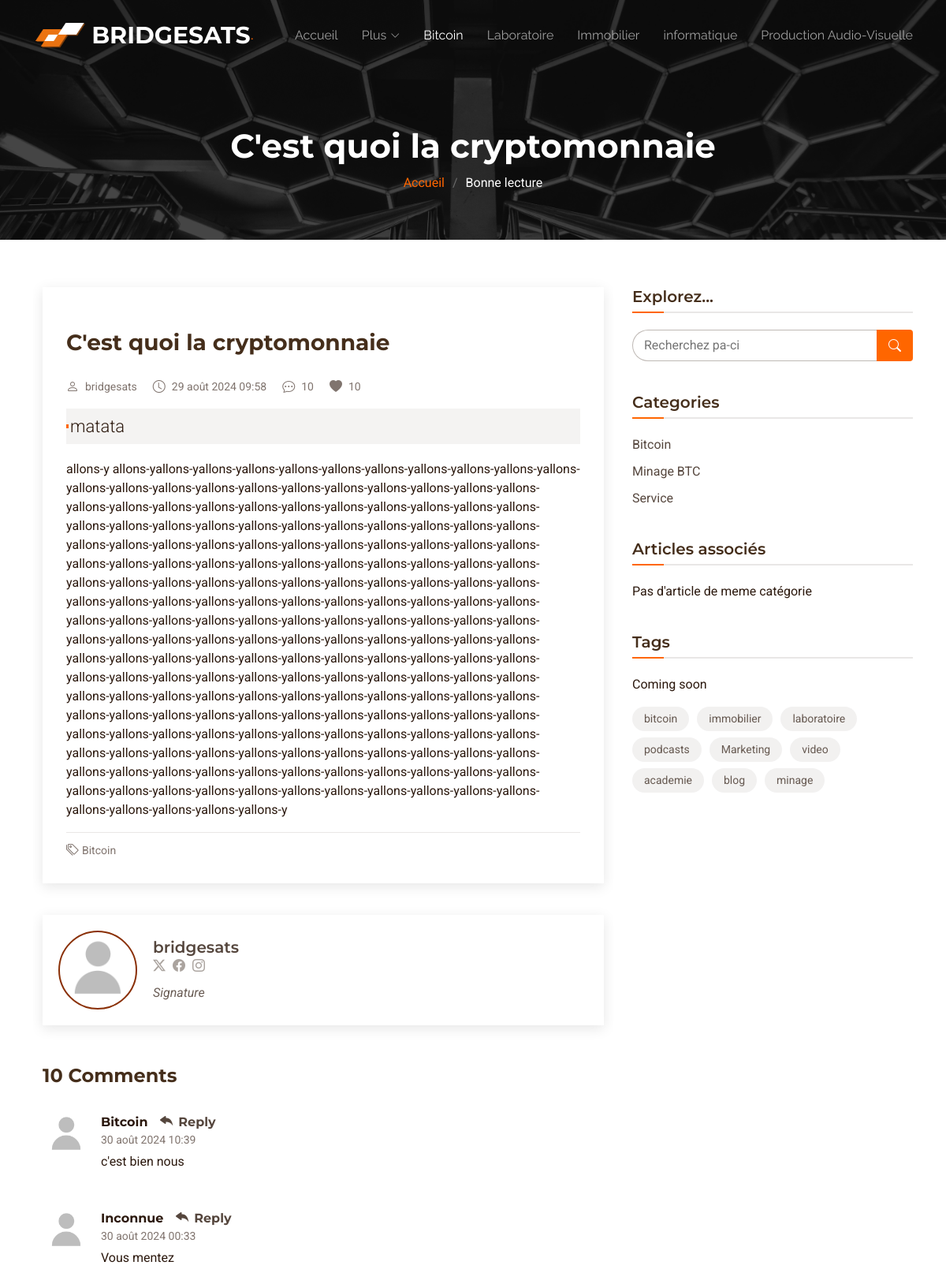
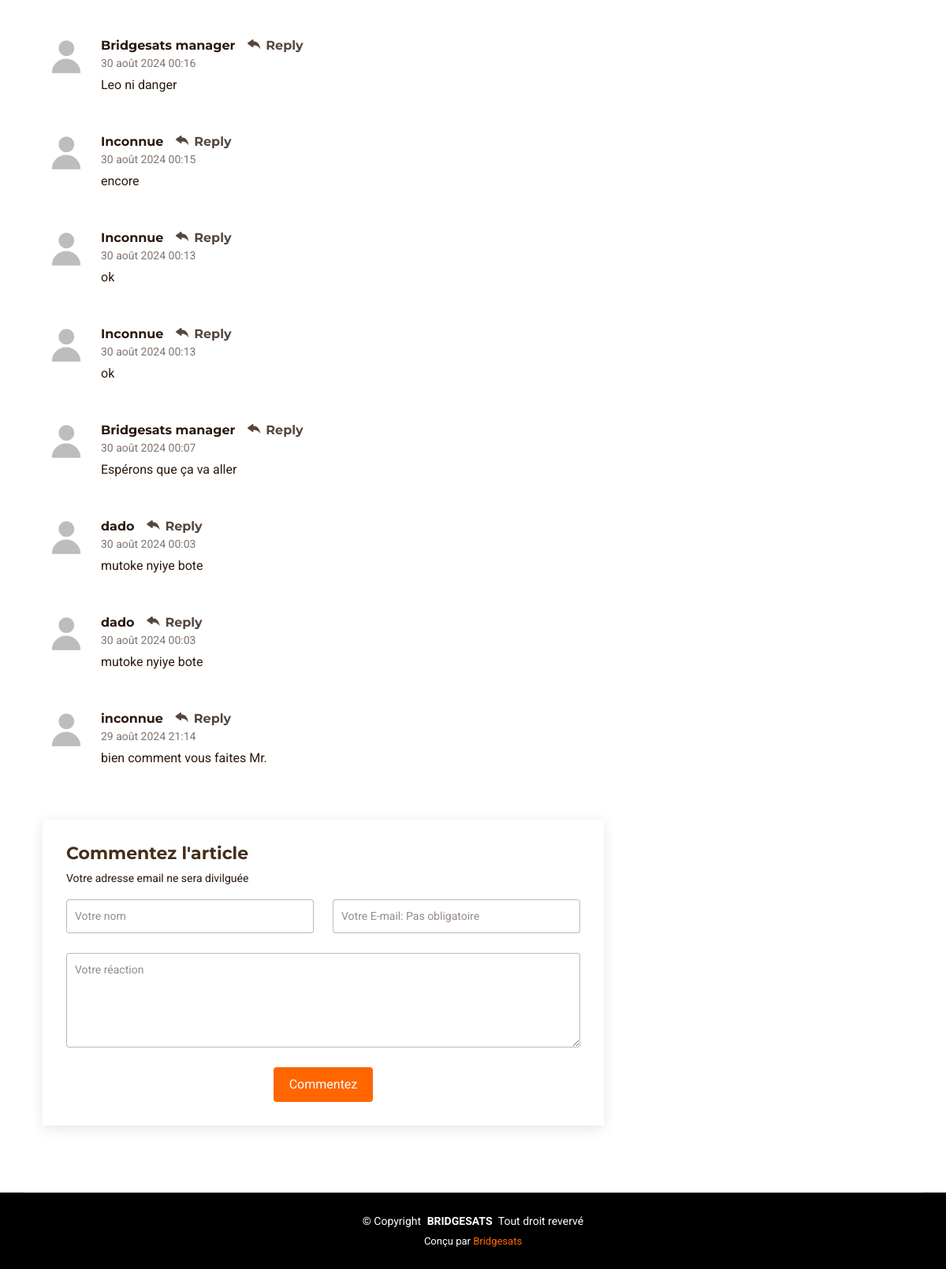
The app's page /detail/cest-quoi-la-cryptomonnaie with its own data (2 pictures, top to bottom).
### core/models.py (models this page shows, shortened)
class CreateBlog(models.Model):
    title = models.CharField(max_length=255)
    category = models.ForeignKey(Category, on_delete=models.CASCADE)
    intro = models.TextField()
    author = models.ForeignKey(User, on_delete=models.SET_NULL, null=True, blank=True)
    slug = models.SlugField(max_length=1000, unique=True, blank=True)
    body = models.TextField()
    image = models.ImageField(upload_to='media')
    date_added = models.DateTimeField(auto_now=True)
    class Meta:
        ordering = ['-date_added']

class Category(models.Model):
    cat_id = models.AutoField(primary_key=True)
    name = models.CharField(max_length=120)
    def __str__(self):
        return self.name

class Comment(models.Model):
    post = models.ForeignKey(CreateBlog, related_name='comments', on_delete=models.CASCADE)
    email = models.EmailField()
    body = models.TextField()
    name = models.CharField(max_length=100, default="inconnue")
    date_added = models.DateTimeField(auto_now=True)
    class Meta:
        ordering = ['-date_added']

### core/views.py (the view)
# urls.py: path('detail/<slug:slug>', detailView, name='detailView'),
def detailView(request, slug):
    post = get_object_or_404(CreateBlog, slug=slug)
    category = post.category
    articles_en_relation = CreateBlog.objects.filter(category=category).exclude(pk=post.pk)  # Exclude current post
    list_categorys = Category.objects.all()
    comments = post.comments.all()
    post_comments_count = comments.count()  # Use count() method for efficiency
    if request.method == 'POST':
        if 'body' in request.POST:  # Check for comment form submission
            name = request.POST.get('name')
            body = request.POST.get('body')
            if not body:
                return render(request, 'post_detail.html', {'post': post, 'error': 'Veuillez remplir tous les champs.'})
            comment = Comment(name=name, body=body, post=post)
            comment.save()
            messages.success(request, 'Merci votre intervention')
            return redirect('detailView', slug=post.slug)
        else:  # Check for newsletter form submission
            form1 = SubscribersForm(request.POST)
            if form1.is_valid():
                form1.save()
                messages.success(request, 'Félicitation, Vous avez rejoint notre Newsletter')
                return redirect('detailView', slug=post.slug)
    else:
        form1 = SubscribersForm()  # Initialize empty form for newsletter
    context = {
        'post': post,
        'comments': comments,
        'comment_count': post_comments_count,  # Renamed for clarity
        'comment_form': Comment(),  # Create empty comment object for form
        'newsletter_form': form1,
        'aer': articles_en_relation,
        'cats': list_categorys,
    }
    return render(request, 'blog-details.html', context)

### core/forms.py
class SubscribersForm(ModelForm):
    class Meta:
        model = Subscribers
        fields = ['email', ]

### core/templates/blog-details.html (shortened to what this page needs)
<!DOCTYPE html>
{% load static %}
<html lang="en">
<head>
  <link href="{% static "assets1/vendor/bootstrap/css/bootstrap.min.css" %}" rel="stylesheet">
  <link href="{% static "assets1/vendor/bootstrap-icons/bootstrap-icons.css" %}" rel="stylesheet">
  <link href="{% static "assets1/vendor/aos/aos.css" %}" rel="stylesheet">
  <link href="{% static "assets1/vendor/glightbox/css/glightbox.min.css" %}" rel="stylesheet">
  <link href="{% static "assets1/vendor/swiper/swiper-bundle.min.css" %}" rel="stylesheet">
  <link href="{% static "assets1/css/main.css" %}" rel="stylesheet">
</head>
<body class="blog-details-page">
  <header id="header" class="header d-flex align-items-center fixed-top">
    <div class="container-fluid container-xl position-relative d-flex align-items-center justify-content-between">
      <a href="{% url "accueille" %}" class="logo d-flex align-items-center me-auto me-lg-0">
        <img src="{% static "assets/img/favicon.webp" %}" alt="">
        <h1 class="sitename">BRIDGESATS</h1>
        <span>.</span>
      </a>
      <nav id="navmenu" class="navmenu">
        <ul>
          <li><a href="{% url "accueille" %}" >Accueil<br></a></li>
          <li class="dropdown"><a href="#"><span>Plus</span> <i class="bi bi-chevron-down toggle-dropdown"></i></a>
          </li>
          <li><a href="{% url "bitcoin" %}" class="active">Bitcoin</a></li>
          <li><a href="{% url "laboratoire" %}">Laboratoire</a></li>
          <li><a href="{% url "immobilier" %}">Immobilier</a></li>
          <li><a href="{% url "informatique" %}">informatique</a></li>
          <li><a href="{% url "production" %}">Production Audio-Visuelle</a></li>
        </ul>
      </nav>
    </div>
  </header>
  <main class="main">
    <div class="page-title dark-background" data-aos="fade" style="background-image: url({% static "assets/img/hero-bg.jpg" %});">
      <div class="container">
        <h1>{{ post.title }}</h1>
        <nav class="breadcrumbs">
          <ol>
            <li><a href="{% url "accueille" %}">Accueil</a></li>
            <li class="current">Bonne lecture</li>
          </ol>
        </nav>
      </div>
    </div>
    <div class="container">
      <div class="row">
        <div class="col-lg-8">
          <section id="blog-details" class="blog-details section">
            <div class="container">
              <article class="article">
                <div class="post-img">
                </div>
                <h2 class="title">{{ post.title }}</h2>
                <div class="meta-top">
                  <ul>
                    <li class="d-flex align-items-center"><i class="bi bi-person"></i> <a href="blog-details.html">{{ post.author}}</a></li>
                    <li class="d-flex align-items-center"><i class="bi bi-clock"></i> <a href="blog-details.html"><time datetime="2020-01-01">{{ post.date_added }}</time></a></li>
                    <li class="d-flex align-items-center"><i class="bi bi-chat-dots"></i> <a href="blog-details.html">{{ comment_count }}</a></li>
                    <li class="d-flex align-items-center"><i class="bi bi-heart-fill"></i> <a href="blog-details.html">{{ comment_count }}</a></li>
                  </ul>
                </div>
                <div class="content">
                  <blockquote>
                    <p>
                      {{ post.intro|safe }}
                    </p>
                  </blockquote>
                  <p>
                    {{ post.body|linebreaks }}
                  </p>
                </div>
                <div class="meta-bottom">
                  <i class="bi bi-tags"></i>
                  <ul class="cats">
                    <li><a href="#">{{ post.category }}</a></li>
                  </ul>
                </div>
              </article>
            </div>
          </section>
          <section id="blog-author" class="blog-author section">
            <div class="container">
              <div class="author-container d-flex align-items-center">
                <img style=" max-width: 100px;
  margin-right: 20px;
  border: 2px solid rgb(138, 48, 7);
  border-radius: 50%;" src="{% static "assets1/img/userdefault.png" %}" class="rounded-circle flex-shrink-0" alt="">
                <div>
                  <h4>{{ post.author }}</h4>
                  <div class="social-links">
                    <a href="https://x.com/#"><i class="bi bi-twitter-x"></i></a>
                    <a href="https://facebook.com/#"><i class="bi bi-facebook"></i></a>
                    <a href="https://instagram.com/#"><i class="biu bi-instagram"></i></a>
                  </div>
                  <p>
Signature                             </p>
                </div>
              </div>
            </div>
          </section>
          <section id="blog-comments" class="blog-comments section">
            <div class="container">
              <h4 class="comments-count">{{ comment_count }} Comments</h4>
              {% for i in comments %}
              <div id="comment-1" class="comment">
                <div class="d-flex">
                  <div class="comment-img"><img src="{% static "assets1/img/userdefault.png" %}" alt=""></div>
                  <div>
                    <h5><a href="">{% if i.name %}{{ i.name }}{% else %}Inconnue{% endif %}</a> <a href="#" class="reply"><i class="bi bi-reply-fill"></i> Reply</a></h5>
                    <time datetime="2020-01-01">{{ i.date_added }}</time>
                    <p>
                      {{ i.body }}
                    </p>
                  </div>
                </div>
              </div>
              {% endfor %}
            </div>
          </section>
          <section id="comment-form" class="comment-form section">
            <div class="container">
              <form action="" method="POST">
                <h4>Commentez l'article</h4>
                <p>Votre adresse email ne sera divilguée </p>
                <div class="row">
                  <div class="col-md-6 form-group">
                    <input name="name" id="name" type="text" class="form-control" placeholder="Votre nom">
                  </div>
                  <div class="col-md-6 form-group">
                    <input name="email" type="text" class="form-control" placeholder="Votre E-mail: Pas obligatoire">
                  </div>
                </div>
                <div class="row">
                  <div class="col form-group">
                    <textarea name="body" id="body" class="form-control" rows="2" placeholder="Votre réaction"></textarea>
                  </div>
                </div>
                <div class="text-center">
                  <button type="submit" class="btn btn-block btn-primary">Commentez</button>
                </div>
              </form>
            </div>
          </section>
        </div>
        <div class="col-lg-4 sidebar">
          <div class="widgets-container">
            <div class="search-widget widget-item">
              <h3 class="widget-title">Explorez...</h3>
              <form action="{% url "search" %}">
                <input type="text" name="query" placeholder="Recherchez pa-ci">
                <button type="submit" title="Search"><i class="bi bi-search"></i></button>
              </form>
            </div>
            <div class="categories-widget widget-item">
              <h3 class="widget-title">Categories</h3>
              <ul class="mt-3">
                {% for categorys in cats  %}
                  <li><a href="{% url 'blog-cat' categorys.cat_id %}">{{ categorys.name }} <span></span></a></li>
                {% endfor %}
              </ul>
            </div>
            <div class="recent-posts-widget widget-item">
              <h3 class="widget-title">Articles associés</h3>
              {% for art in aer %}
              {% if art.id != article.id %}
              <div class="post-item">
                <img src="{{art.image.url}}" alt="" class="flex-shrink-0">
                <div>
                  <h4><a href="{{ art.slug }}">{{ art.intro|safe|truncatewords_html:4}}</a></h4>
                  <time datetime="2020-01-01">{{ art.date_added }}</time>
                </div>
              </div>
              {% endif %}
              {% empty %}
              <p>Pas d'article de meme catégorie</p>
              {% endfor %}
            </div>
            <div class="tags-widget widget-item">
              <h3 class="widget-title">Tags</h3>
              <p>Coming soon</p>
              <ul>
                <li><a href="#">bitcoin</a></li>
                <li><a href="#">immobilier</a></li>
                <li><a href="#">laboratoire</a></li>
                <li><a href="#">podcasts</a></li>
                <li><a href="#">Marketing</a></li>
                <li><a href="#">video</a></li>
                <li><a href="#">academie</a></li>
                <li><a href="#">blog</a></li>
                <li><a href="#">minage</a></li>
              </ul>
            </div>
          </div>
        </div>
      </div>
    </div>
  </main>
  <footer id="footer" class="footer dark-background">
    <div class="container copyright text-center">
      <p>© <span>Copyright</span> <strong class="px-1 sitename">BRIDGESATS</strong> <span>Tout droit revervé</span></p>
      <div class="credits">
        Conçu par <a href="{% url "admin:index" %}">Bridgesats</a>
      </div>
    </div>
  </footer>
</body>
</html>

### records on screen
CreateBlog: title "C'est quoi la cryptomonnaie", author "bridgesats", date_added "29 août 2024 09:58", intro "matata", body "allons-y…", category "Bitcoin"
Comment: name "Bitcoin", date_added "30 août 2024 10:39", body "c'est bien nous"
Comment: name "Inconnue", date_added "30 août 2024 00:33", body "Vous mentez"
Comment: name "Bridgesats manager", date_added "30 août 2024 00:16", body "Leo ni danger"
Comment: name "Inconnue", date_added "30 août 2024 00:15", body "encore"
Comment: name "Inconnue", date_added "30 août 2024 00:13", body "ok"
Comment: name "Inconnue", date_added "30 août 2024 00:13", body "ok"
Comment: name "Bridgesats manager", date_added "30 août 2024 00:07", body "Espérons que ça va aller"
Comment: name "dado", date_added "30 août 2024 00:03", body "mutoke nyiye bote"
Comment: name "dado", date_added "30 août 2024 00:03", body "mutoke nyiye bote"
Comment: name "inconnue", date_added "29 août 2024 21:14", body "bien comment vous faites Mr."
Category: name "Bitcoin"
Category: name "Minage BTC"
Category: name "Service"

### other values on screen
{{ comment_count }} "10"
